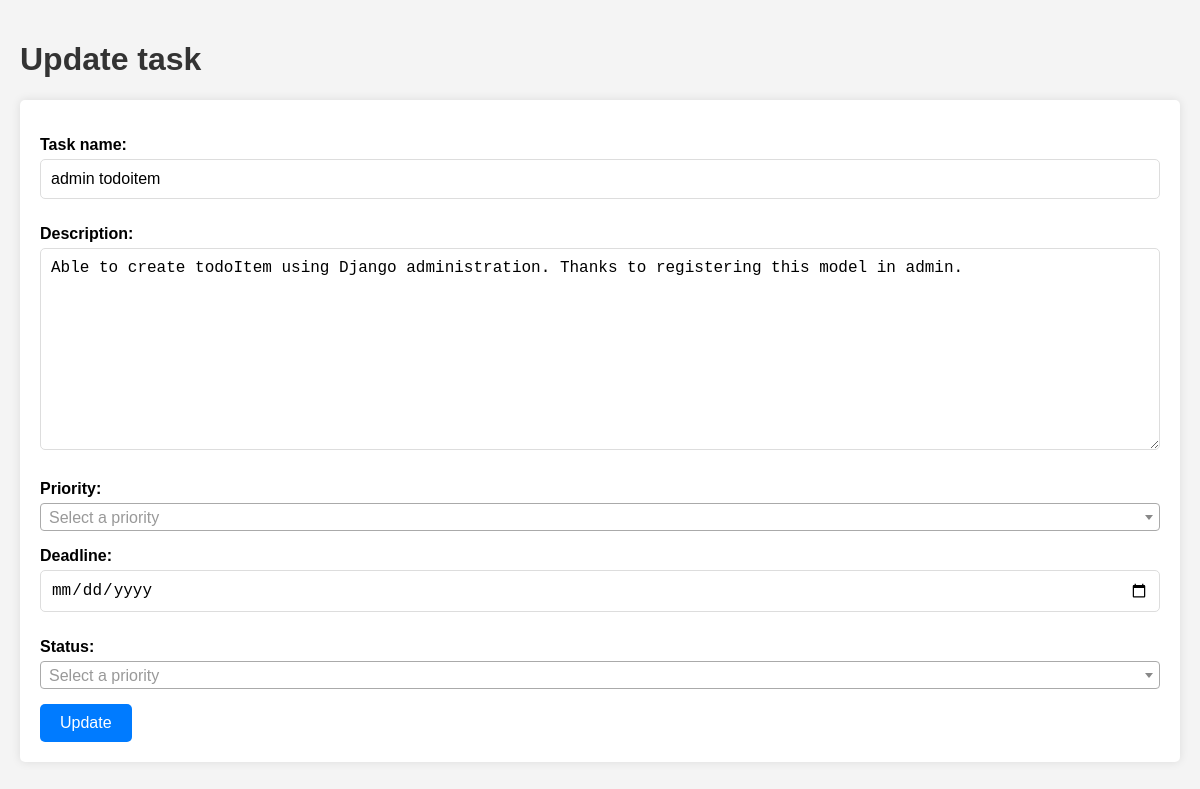
The app's page /update/1/ with its own data.
### todo_app/models.py (models this page shows, shortened)
class TaskModel(models.Model):
	PRIORITY_CHOICES = {
		'Low': 'Low',
		'Medium': 'Medium',
		'High': 'High'
	}
	STATUS_CHOICES = {
		'Not started': 'Not started',
		'In Progress': 'In progress',
		'Complete': 'Complete'
	}
	task_name = models.CharField(max_length=200)
	description = models.CharField(max_length=400, blank=True)
	priority = models.CharField(max_length=6, choices=PRIORITY_CHOICES)
	deadline = models.DateTimeField()
	status = models.CharField(max_length=11, choices=STATUS_CHOICES)
	created = models.DateTimeField(auto_now_add=True)
	edited = models.DateTimeField(auto_now=True)

### todo_app/views.py (the view, shortened to what this page needs)
# urls.py: path('update/<int:pk>/', views.UpdateTaskView.as_view(), name='update'),
class UpdateTaskView(generic.UpdateView):
	model = TaskModel
	form_class = TaskForm
	template_name = 'todo_app/update_task.html'
	success_url = reverse_lazy('home')
	def get_object(self, queryset=None):
		pk = self.kwargs.get('pk')
		return get_object_or_404(TaskModel, pk=pk)

### todo_app/forms.py
class TaskForm(forms.ModelForm):
	class Meta:
		model = TaskModel
		fields = ['task_name', 'description', 'priority',
		          'deadline', 'status']
		widgets = {
			'task_name': forms.TextInput(attrs={'class': 'form-control'}),
			'description': forms.Textarea(attrs={'class': 'form-control'}),
			'priority': forms.Select(attrs={'class': 'form-control'}),
			'deadline': forms.DateTimeInput(attrs={'class': 'form-control', 'type': 'date'}),
			'status': forms.Select(attrs={'class': 'form-control'}),
		}

### todo_app/templates/todo_app/update_task.html (shortened to what this page needs)
{% extends "todo_app/base_task.html" %}
{% block header %}Update task{% endblock %}
{% block button_text %}Update{% endblock %}

### todo_app/templates/todo_app/base_task.html (shortened to what this page needs)
<!DOCTYPE html>
<html lang="en">
<head>
    {% load static %}
    <link rel="stylesheet" href="{% static "todo_app/base_task_styles.css" %}">
    <link href="https://cdn.jsdelivr.net/npm/select2@4.1.0-rc.0/dist/css/select2.min.css" rel="stylesheet"/>
    <link rel="stylesheet" href="https://cdn.jsdelivr.net/npm/flatpickr/dist/flatpickr.min.css">
</head>
<body>
<h1>{% block header %}{% endblock %}</h1>
<form method="post">
    {{ form.as_p }}
    <button type="submit">{% block button_text %}{% endblock %}</button>
</form>
</body>
</html>

### todo_app/static/todo_app/base_task_styles.css (style rules this page uses)
body { font-family: Arial, sans-serif; background-color: #f4f4f4; margin: 0; padding: 20px; }
h1 { color: #333; }
form { background-color: #fff; padding: 20px; border-radius: 5px; box-shadow: 0 0 10px rgba(0, 0, 0, 0.1); }
form p { margin-bottom: 15px; }
label { display: block; margin-bottom: 5px; font-weight: bold; }
input[type='text'], textarea, select, input[type='date'] { width: 100%; padding: 10px; margin-bottom: 10px; border: 1px solid #ddd; border-radius: 5px; box-sizing: border-box; font-size: 16px; }
button { background-color: #007bff; color: #fff; padding: 10px 20px; border: none; border-radius: 5px; cursor: pointer; font-size: 16px; }

### records on screen
TaskModel: task_name "admin todoitem", description "Able to create todoItem using Django administration. Thanks to registering this model in admin."
